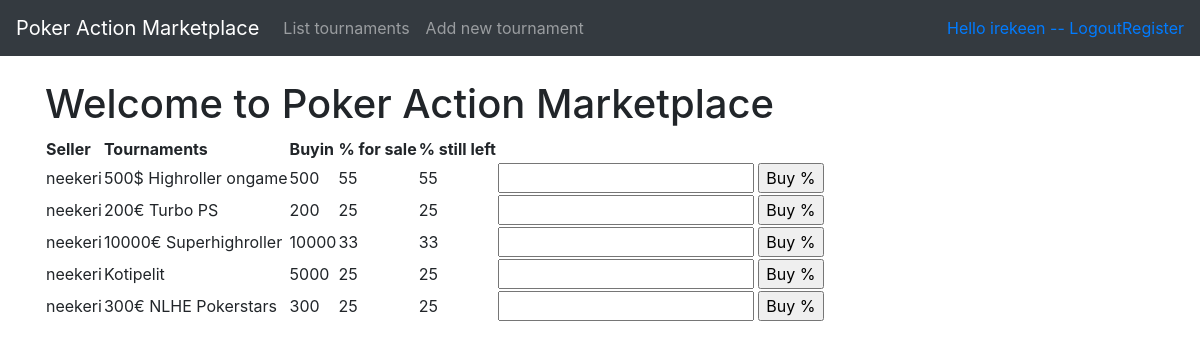
Page /tournaments/ (signed in) on the committed database.
### application/auth/models.py (models this page shows, shortened)
class User(Base):
    __tablename__ = "account"
    name = db.Column(db.String(144), nullable=False)
    username = db.Column(db.String(144), nullable=False)
    password = db.Column(db.String(144), nullable=False)
    tournaments = db.relationship('TournamentPackage', backref='account', lazy=True)

### application/tournamentPackages/models.py (models this page shows)
class TournamentPackage(Base):
    tournament = db.Column(db.String(144), nullable=False)
    buyIn = db.Column(db.Integer, nullable=False)
    pctToBeSold = db.Column(db.Integer, nullable=False)
    pctLeft = db.Column(db.Integer, nullable=False)
    account_id = db.Column(db.Integer, db.ForeignKey('account.id'), nullable=False)
    def __init__(self, tournament, buyIn, pctToBeSold):
        self.tournament = tournament
        self.buyIn = buyIn
        self.pctToBeSold = pctToBeSold
        self.pctLeft = pctToBeSold
        self.user = ''
        self.userid = ''
    @staticmethod
    def join_account_on_tournaments():
        stmt = text("SELECT * FROM tournament_package"
                    " LEFT JOIN account on tournament_package.account_id = account.id")
        res = db.engine.execute(stmt)
        tournaments = []
        for row in res:
            tournament = TournamentPackage(row[3], row[4], row[5])
            tournament.user = row[-2]
            tournament.id = row[0]
            tournament.userid = row[7]
            if tournament.userid == current_user.id:
                continue
            tournaments.append(tournament)
        return tournaments

### application/tournamentPackages/views.py (the view)
@app.route('/tournaments/', methods=['GET'])
@login_required
def tournaments_index():
    tournaments = TournamentPackage.join_account_on_tournaments()
    tournaments.sort(key = lambda x: x.user, reverse=True)
    return render_template('tournaments/list.html', tournaments = tournaments)

### application/__init__.py (called while the page is built)
@login_manager.user_loader
def load_user(user_id):
    return User.query.get(user_id)

### application/templates/tournaments/list.html
{% extends "layout.html" %}
{% block body %}
<h1>Welcome to Poker Action Marketplace</h1>
<table>
  <th>Seller</th>
  <th>Tournaments</th>
  <th>Buyin</th>
  <th>% for sale</th>
  <th>% still left</th>
  {% for tournament in tournaments %}
  <tr>
    <td>{{ tournament.user }}</td>
    <td>{{ tournament.tournament }}</td>
    <td>{{ tournament.buyIn }}</td>
    <td>{{ tournament.pctToBeSold }}</td>
    <td>{{ tournament.pctLeft }}</td>
    <td><form method="POST", action="{{ url_for('tournaments_buy_percentage', tournament_id = tournament.id) }}">
      <input name="text">
      <input type="submit", value='Buy %'>
    </form></td>
  </tr>
{% endfor %}
</table>
{% endblock %}

### application/templates/layout.html (shortened to what this page needs)
<!DOCTYPE html>
<html>
<head>
  <link rel="stylesheet" href="https://maxcdn.bootstrapcdn.com/bootstrap/4.0.0/css/bootstrap.min.css">
</head>
<body>
  <nav class="navbar navbar-expand-md navbar-dark bg-dark mb-4">
    <a class="navbar-brand" href="#">Poker Action Marketplace</a>
      <div class="collapse navbar-collapse" id="navbarCollapse">
        <ul class="navbar-nav mr-auto">
          <li class="nav-item">
            <a class="nav-link" href="{{ url_for('tournaments_index') }} ">List tournaments</a>
          </li>
          <li class="nav-item">
            <a class="nav-link" href="{{ url_for('tournaments_form') }} ">Add new tournament</a>
          </li>
        </ul>
        <div class="form-inline mt-2 mt-md-0">
          {% if current_user.is_authenticated %}
          <a href="{{ url_for('auth_logout') }}">Hello {{ current_user.name }} -- Logout</a>
          {% else %}
          <a class="nav-item" href="{{ url_for('auth_login') }}">Login</a>
          {% endif %}
          <a class="nav-item" href="{{ url_for('auth_register') }}">Register</a>
        </div>
      </div>
      </nav>
<main role="main" class="container">
  {% block body %}{% endblock %}
</main>
</body>
</html>

### rows in the picture
User: name "irekeen"
TournamentPackage: user "neekeri", tournament "500$ Highroller ongame", buyIn "500", pctToBeSold "55", pctLeft "55"
TournamentPackage: user "neekeri", tournament "200€ Turbo PS", buyIn "200", pctToBeSold "25", pctLeft "25"
TournamentPackage: user "neekeri", tournament "10000€ Superhighroller", buyIn "10000", pctToBeSold "33", pctLeft "33"
TournamentPackage: user "neekeri", tournament "Kotipelit", buyIn "5000", pctToBeSold "25", pctLeft "25"
TournamentPackage: user "neekeri", tournament "300€ NLHE Pokerstars", buyIn "300", pctToBeSold "25", pctLeft "25"
